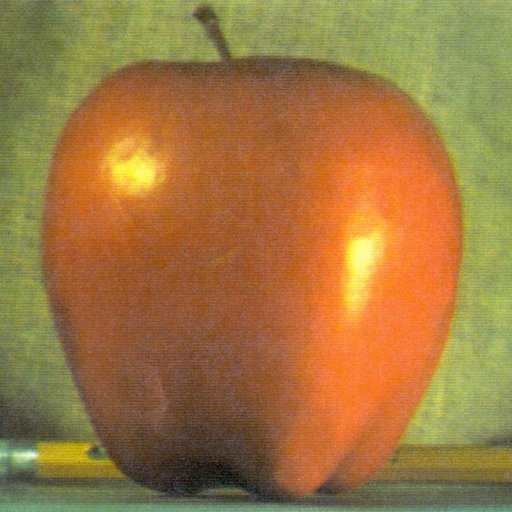
#> input picture basic_GUI_py_codes/apple.jpg, 512 x 512 px
$ python 8.Performance_Measurement.py
#> lines starting #> are read from the running program, lines starting #| are printed output that depends on the picture
import cv2 as cv
import numpy as np

#cv.getTickCount function returns the number of clock-cycles after a reference event (like the moment machine was switched ON) to the moment this function is called. So if you call it before and after the function execution, you get number of clock-cycles used to execute a function.

#cv.getTickFrequency function returns the frequency of clock-cycles, or the number of clock-cycles per second

#You can use cv.useOptimized() to check if it is enabled/disabled and cv.setUseOptimized() to enable/disable it.
e1 = cv.getTickCount()
cv.setUseOptimized(True)
img = cv.imread("apple.jpg")
#> img is the input picture: shape (512, 512, 3); mean B, G, R 64.8, 119.7, 159.1
img[0:256,0:256,0] = 255
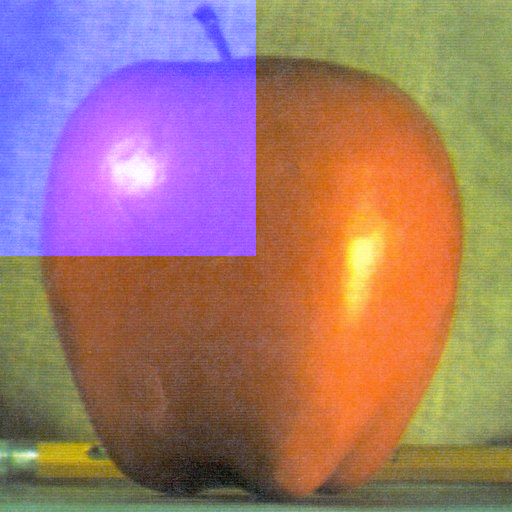
#> img: shape (512, 512, 3); mean B, G, R 113.4, 119.7, 159.1
img[256:511,256:511,1] = 255
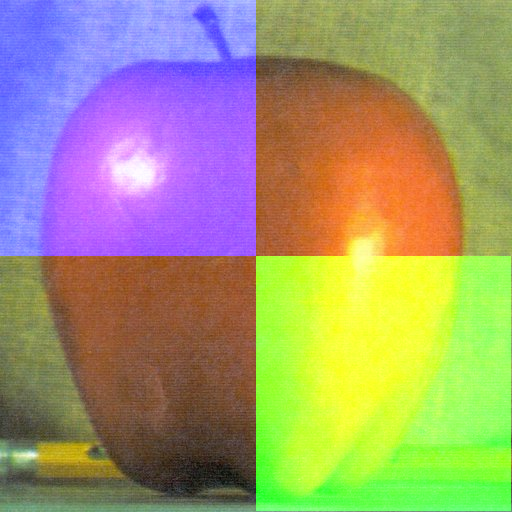
#> img: shape (512, 512, 3); mean B, G, R 113.4, 151.5, 159.1
cv.imshow("img",img)
e2 = cv.getTickCount()
time = (e2 - e1)/ cv.getTickFrequency()
print(time)

#Sometimes you may need to compare the performance of two similar operations. IPython gives you a magic command timeit to perform this. It runs the code several times to get more accurate results. Once again, they are suitable to measure single line codes.

#Python scalar operations are faster than Numpy scalar operations. So for operations including one or two elements, Python scalar is better than Numpy arrays. Numpy takes advantage when size of array is a little bit bigger.
